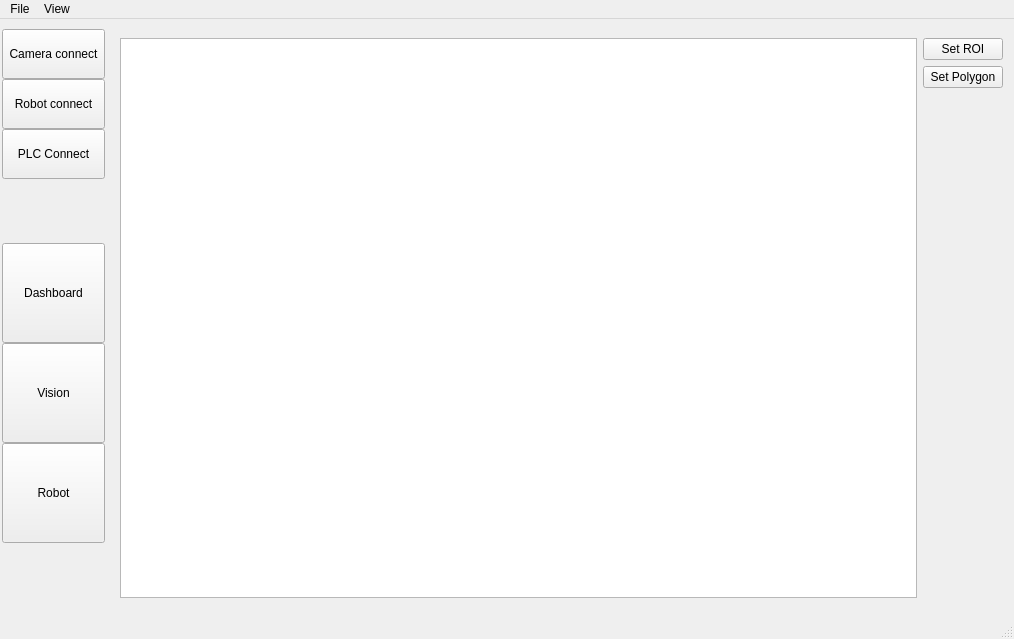
<?xml version="1.0" encoding="UTF-8"?>
<ui version="4.0">
 <class>MainWindow</class>
 <widget class="QMainWindow" name="MainWindow">
  <property name="geometry">
   <rect>
    <x>0</x>
    <y>0</y>
    <width>1014</width>
    <height>639</height>
   </rect>
  </property>
  <property name="windowTitle">
   <string>MainWindow</string>
  </property>
  <widget class="QWidget" name="centralwidget">
   <layout class="QHBoxLayout" name="horizontalLayout">
    <property name="leftMargin">
     <number>2</number>
    </property>
    <property name="topMargin">
     <number>10</number>
    </property>
    <property name="rightMargin">
     <number>2</number>
    </property>
    <property name="bottomMargin">
     <number>10</number>
    </property>
    <item>
     <layout class="QVBoxLayout" name="verticalLayout">
      <property name="spacing">
       <number>0</number>
      </property>
      <item>
       <widget class="TabWidgetButton" name="tbtn_state_camera">
        <property name="sizePolicy">
         <sizepolicy hsizetype="Preferred" vsizetype="Preferred">
          <horstretch>0</horstretch>
          <verstretch>0</verstretch>
         </sizepolicy>
        </property>
        <property name="minimumSize">
         <size>
          <width>100</width>
          <height>50</height>
         </size>
        </property>
        <property name="text">
         <string>Camera connect</string>
        </property>
       </widget>
      </item>
      <item>
       <widget class="TabWidgetButton" name="tbtn_state_robot">
        <property name="sizePolicy">
         <sizepolicy hsizetype="Preferred" vsizetype="Preferred">
          <horstretch>0</horstretch>
          <verstretch>0</verstretch>
         </sizepolicy>
        </property>
        <property name="minimumSize">
         <size>
          <width>100</width>
          <height>50</height>
         </size>
        </property>
        <property name="text">
         <string>Robot connect</string>
        </property>
       </widget>
      </item>
      <item>
       <widget class="TabWidgetButton" name="tbtn_state_plc">
        <property name="sizePolicy">
         <sizepolicy hsizetype="Preferred" vsizetype="Preferred">
          <horstretch>0</horstretch>
          <verstretch>0</verstretch>
         </sizepolicy>
        </property>
        <property name="minimumSize">
         <size>
          <width>100</width>
          <height>50</height>
         </size>
        </property>
        <property name="text">
         <string>PLC Connect</string>
        </property>
       </widget>
      </item>
      <item>
       <spacer name="verticalSpacer_2">
        <property name="orientation">
         <enum>Qt::Orientation::Vertical</enum>
        </property>
        <property name="sizeType">
         <enum>QSizePolicy::Policy::MinimumExpanding</enum>
        </property>
        <property name="sizeHint" stdset="0">
         <size>
          <width>20</width>
          <height>40</height>
         </size>
        </property>
       </spacer>
      </item>
      <item>
       <widget class="TabWidgetButton" name="tbtn_dashboard">
        <property name="sizePolicy">
         <sizepolicy hsizetype="Preferred" vsizetype="Preferred">
          <horstretch>0</horstretch>
          <verstretch>0</verstretch>
         </sizepolicy>
        </property>
        <property name="minimumSize">
         <size>
          <width>100</width>
          <height>100</height>
         </size>
        </property>
        <property name="text">
         <string>Dashboard</string>
        </property>
       </widget>
      </item>
      <item>
       <widget class="TabWidgetButton" name="tbtn_vision">
        <property name="sizePolicy">
         <sizepolicy hsizetype="Preferred" vsizetype="Preferred">
          <horstretch>0</horstretch>
          <verstretch>0</verstretch>
         </sizepolicy>
        </property>
        <property name="minimumSize">
         <size>
          <width>100</width>
          <height>100</height>
         </size>
        </property>
        <property name="text">
         <string>Vision</string>
        </property>
       </widget>
      </item>
      <item>
       <widget class="TabWidgetButton" name="tbtn_robot">
        <property name="sizePolicy">
         <sizepolicy hsizetype="Preferred" vsizetype="Preferred">
          <horstretch>0</horstretch>
          <verstretch>0</verstretch>
         </sizepolicy>
        </property>
        <property name="minimumSize">
         <size>
          <width>100</width>
          <height>100</height>
         </size>
        </property>
        <property name="text">
         <string>Robot</string>
        </property>
       </widget>
      </item>
      <item>
       <spacer name="verticalSpacer">
        <property name="orientation">
         <enum>Qt::Orientation::Vertical</enum>
        </property>
        <property name="sizeHint" stdset="0">
         <size>
          <width>20</width>
          <height>40</height>
         </size>
        </property>
       </spacer>
      </item>
     </layout>
    </item>
    <item>
     <widget class="QStackedWidget" name="stackedWidget">
      <property name="currentIndex">
       <number>1</number>
      </property>
      <widget class="QWidget" name="page_dashboard">
       <widget class="QLabel" name="label">
        <property name="geometry">
         <rect>
          <x>50</x>
          <y>40</y>
          <width>131</width>
          <height>21</height>
         </rect>
        </property>
        <property name="text">
         <string>This is dashboard</string>
        </property>
       </widget>
      </widget>
      <widget class="QWidget" name="page_vision">
       <layout class="QHBoxLayout" name="horizontalLayout_4">
        <item>
         <widget class="ImageWidget" name="graphicsView_main"/>
        </item>
        <item>
         <layout class="QVBoxLayout" name="verticalLayout_3">
          <item>
           <widget class="QPushButton" name="btn_set_roi">
            <property name="text">
             <string>Set ROI</string>
            </property>
           </widget>
          </item>
          <item>
           <widget class="QPushButton" name="btn_set_polygon">
            <property name="text">
             <string>Set Polygon</string>
            </property>
           </widget>
          </item>
          <item>
           <spacer name="verticalSpacer_3">
            <property name="orientation">
             <enum>Qt::Orientation::Vertical</enum>
            </property>
            <property name="sizeHint" stdset="0">
             <size>
              <width>20</width>
              <height>40</height>
             </size>
            </property>
           </spacer>
          </item>
         </layout>
        </item>
       </layout>
      </widget>
      <widget class="QWidget" name="page_robot">
       <layout class="QHBoxLayout" name="horizontalLayout_3" stretch="2,1">
        <item>
         <layout class="QVBoxLayout" name="verticalLayout_2">
          <item>
           <layout class="QHBoxLayout" name="horizontalLayout_2">
            <item>
             <widget class="QPushButton" name="btn_add">
              <property name="text">
               <string>Add</string>
              </property>
             </widget>
            </item>
            <item>
             <widget class="QPushButton" name="btn_delete">
              <property name="text">
               <string>Delete</string>
              </property>
             </widget>
            </item>
            <item>
             <widget class="QPushButton" name="btn_move_up">
              <property name="text">
               <string>Move up</string>
              </property>
             </widget>
            </item>
            <item>
             <widget class="QPushButton" name="btn_move_down">
              <property name="text">
               <string>Move down</string>
              </property>
             </widget>
            </item>
           </layout>
          </item>
          <item>
           <widget class="rp::CommandTreeView" name="treeView">
            <property name="dragDropMode">
             <enum>QAbstractItemView::DragDropMode::InternalMove</enum>
            </property>
            <property name="defaultDropAction">
             <enum>Qt::DropAction::MoveAction</enum>
            </property>
           </widget>
          </item>
         </layout>
        </item>
        <item>
         <widget class="rp::CommandEditorPanel" name="stackedWidget_cmd_editor">
          <widget class="QWidget" name="page"/>
          <widget class="QWidget" name="page_2"/>
         </widget>
        </item>
       </layout>
      </widget>
     </widget>
    </item>
   </layout>
  </widget>
  <widget class="QMenuBar" name="menubar">
   <property name="geometry">
    <rect>
     <x>0</x>
     <y>0</y>
     <width>1014</width>
     <height>21</height>
    </rect>
   </property>
   <widget class="QMenu" name="menuFile">
    <property name="title">
     <string>File</string>
    </property>
    <addaction name="actionExit"/>
   </widget>
   <widget class="QMenu" name="menuView">
    <property name="title">
     <string>View</string>
    </property>
    <addaction name="actionChange_language"/>
   </widget>
   <addaction name="menuFile"/>
   <addaction name="menuView"/>
  </widget>
  <widget class="QStatusBar" name="statusbar"/>
  <action name="actionExit">
   <property name="text">
    <string>Exit</string>
   </property>
  </action>
  <action name="actionChange_language">
   <property name="text">
    <string>Change language</string>
   </property>
  </action>
 </widget>
 <customwidgets>
  <customwidget>
   <class>TabWidgetButton</class>
   <extends>QToolButton</extends>
   <header location="global">custom_widget/tab_widget/tab_widget_button.h</header>
  </customwidget>
  <customwidget>
   <class>rp::CommandTreeView</class>
   <extends>QTreeView</extends>
   <header location="global">custom_widget/robot/commandtreeview.h</header>
  </customwidget>
  <customwidget>
   <class>rp::CommandEditorPanel</class>
   <extends>QStackedWidget</extends>
   <header location="global">custom_widget/robot/commandeditorpanel.h</header>
   <container>1</container>
  </customwidget>
  <customwidget>
   <class>ImageWidget</class>
   <extends>QGraphicsView</extends>
   <header location="global">custom_widget/image_widget.h</header>
  </customwidget>
 </customwidgets>
 <resources/>
 <connections/>
</ui>
